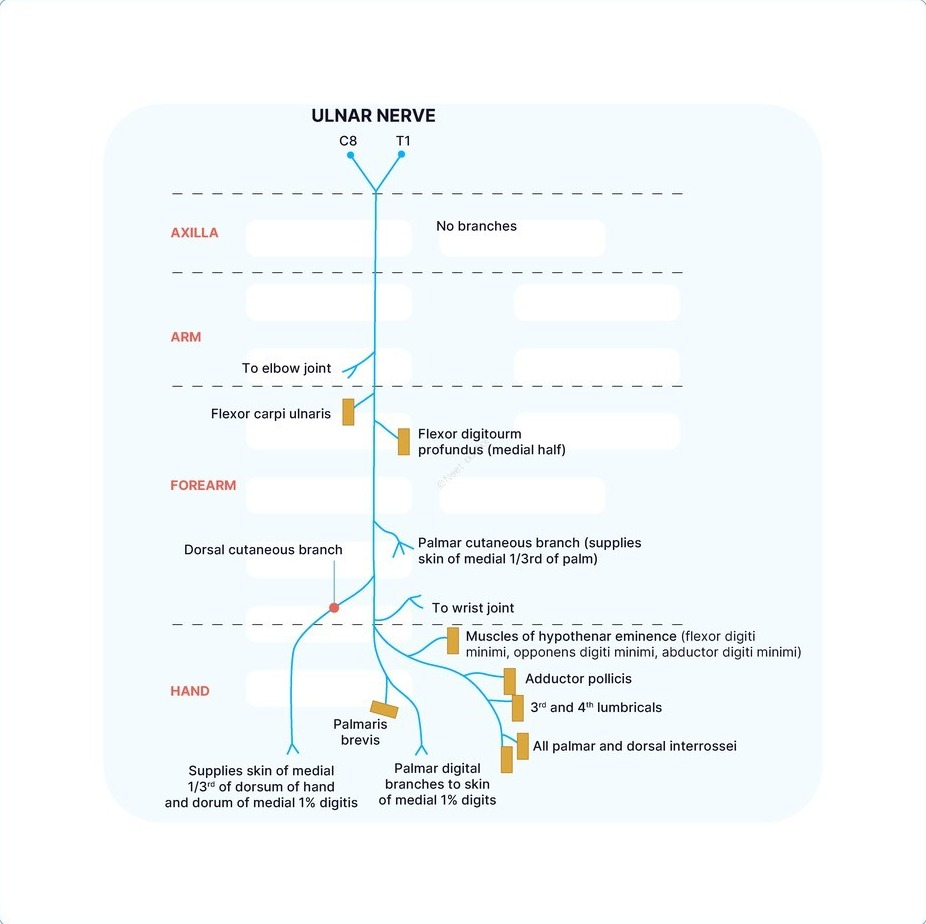
#> input picture app/src/main/assets/marrow_visuals/4db32c4ac90b9d939096e859ec9670d4c6a2506c5ba5608f2a5d249df7186c2a.jpg, 926 x 924 px
$ python -i improve_source_visual_assets_v1.py   (imports and definitions only)
#> lines starting #> are read from the running program, lines starting #| are printed output that depends on the picture
#> further down, picture is the input picture: PIL image 926x924 RGB; mean R, G, B 244.8, 248.9, 250.1
#!/usr/bin/env python3
"""Audit PrepLadder visuals and emit bounded source/production review sheets.

Despite the historical filename, this stage is intentionally non-destructive:
it never crops, sharpens, resizes, or rewrites production visuals. Generation
is owned solely by build_source_visual_metadata.py.
"""
from __future__ import annotations

from pathlib import Path
import hashlib
import json
import re
import shutil

import fitz
from PIL import Image, ImageChops, ImageDraw, ImageFilter, ImageOps


ROOT = Path(__file__).resolve().parents[1]
ASSETS = ROOT / "app/src/main/assets"
INVENTORY = ASSETS / "source_visual_inventory.json"
REVIEWS = ROOT / "data/prepladder_visual_reviews.json"
OUT = ROOT / "build/prepladder-visual-audit"
BATCH_SIZE = 8
ANSWER_REVEAL = re.compile(r"\b(correct\s+answer|answer\s+is|solution\s+for\s+question|explanation\s*:)", re.I)
QUESTION_START = re.compile(r"(?m)^\s*(\d{1,4})[.)]\s+")


def sha256(path: Path) -> str:
    return hashlib.sha256(path.read_bytes()).hexdigest()


def as_rect(value):
    return fitz.Rect(value["left"], value["top"], value["right"], value["bottom"])


# [10 lines left out: function dark_edge_fraction, not called in this run]


def content_risk_metrics(image: Image.Image):
    sample = ImageOps.contain(image.convert("RGB"), (512, 512))
    gray = sample.convert("L")
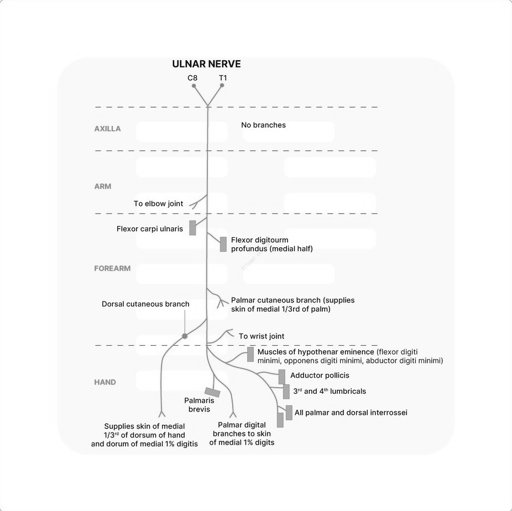
#> gray: PIL image 512x511 L; min 1, max 255, mean 247.8
    edge = gray.filter(ImageFilter.FIND_EDGES)
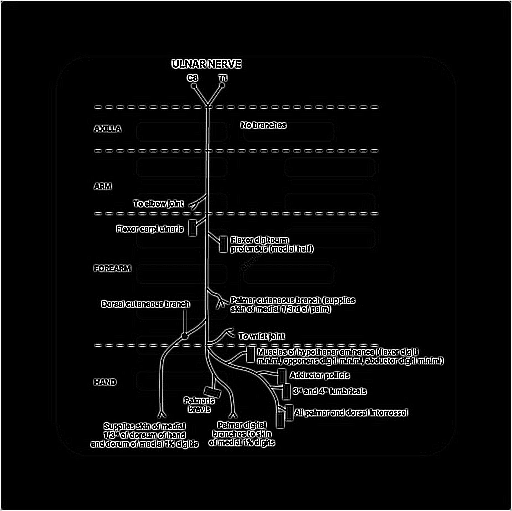
#> edge: PIL image 512x511 L; min 0, max 255, mean 11.4
    edge_fraction = sum(count for value, count in enumerate(edge.histogram()) if value > 48) / max(1, edge.width * edge.height)
#> edge_fraction = 0.057
    light_fraction = sum(count for value, count in enumerate(gray.histogram()) if value > 232) / max(1, gray.width * gray.height)
#> light_fraction = 0.953
    corners = [sample.getpixel(point) for point in ((0, 0), (sample.width - 1, 0), (0, sample.height - 1), (sample.width - 1, sample.height - 1))]
#> corners = [(229, 245, 246), (235, 246, 246), (200, 213, 217), (202, 213, 216)]
    background = tuple(round(sum(color[channel] for color in corners) / 4) for channel in range(3))
#> background = (216, 229, 231)
    difference = ImageChops.difference(sample, Image.new("RGB", sample.size, background)).convert("L")
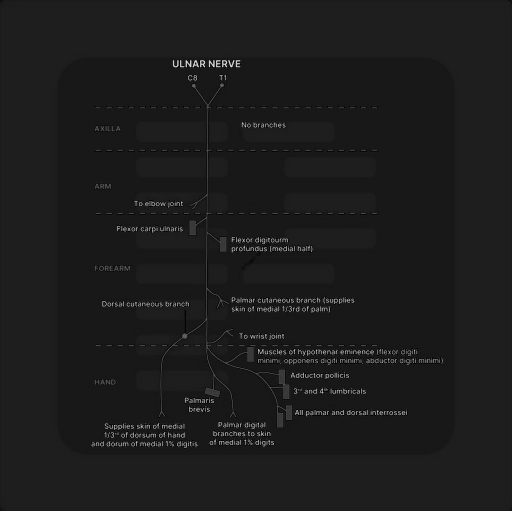
#> difference: PIL image 512x511 L; min 1, max 225, mean 28.4
    bbox = difference.point(lambda value: 255 if value > 18 else 0).getbbox()
#> bbox = (0, 0, 512, 511)
    reduction = 0.0 if not bbox else 1 - ((bbox[2] - bbox[0]) * (bbox[3] - bbox[1])) / (sample.width * sample.height)
#> reduction = 0
    return round(edge_fraction, 6), round(light_fraction, 6), round(reduction, 6)


# [182 lines left out: functions source_preview, technical_checks, fit_panel, comparison_sheet, main, not called in this run]


# [2 lines not run here, left out]

>>> from PIL import Image
>>> picture = Image.open('../app/src/main/assets/marrow_visuals/4db32c4ac90b9d939096e859ec9670d4c6a2506c5ba5608f2a5d249df7186c2a.jpg')
>>> result = content_risk_metrics(picture)
#> result = (0.057, 0.953, 0)

$ run again, on app/src/main/assets/source_pages/p169.png
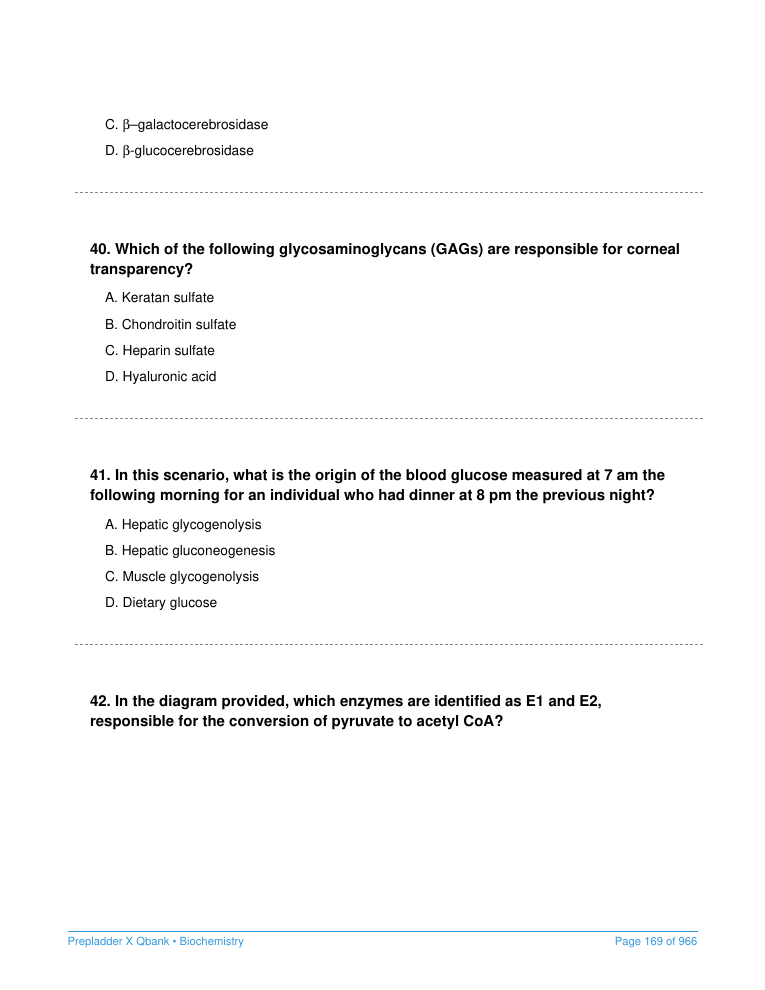
#> input picture app/src/main/assets/source_pages/p169.png, 765 x 990 px
#> picture is the input picture: PIL image 765x990 RGB; mean R, G, B 249.2, 249.4, 249.5
#> in content_risk_metrics, `edge = gray.filter(ImageFilter.FIND_EDGES)`:
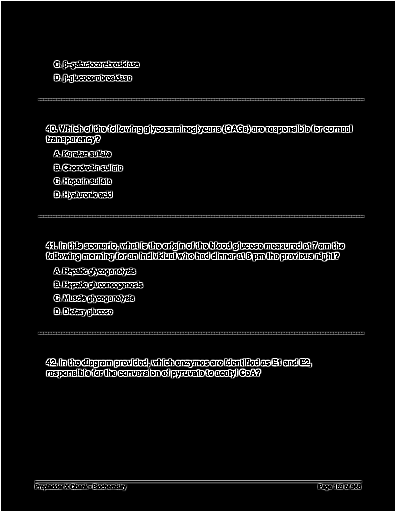
#> edge: PIL image 396x512 L; min 0, max 255, mean 13.7
#> edge_fraction = 0.0722
#> light_fraction = 0.948
#> corners = [(255, 255, 255), (255, 255, 255), (255, 255, 255), (255, 255, 255)]
#> background = (255, 255, 255)
#> in content_risk_metrics, `difference = ImageChops.difference(sample, Image.new("RGB", sample.siz..`:
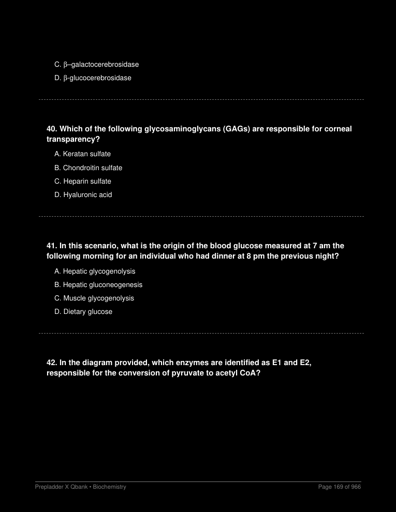
#> difference: PIL image 396x512 L; min 0, max 255, mean 5.8
#> bbox = (35, 61, 364, 490)
#> reduction = 0.304
#> result = (0.0722, 0.948, 0.304)

$ run again, on app/src/main/assets/source_pages/p279.png
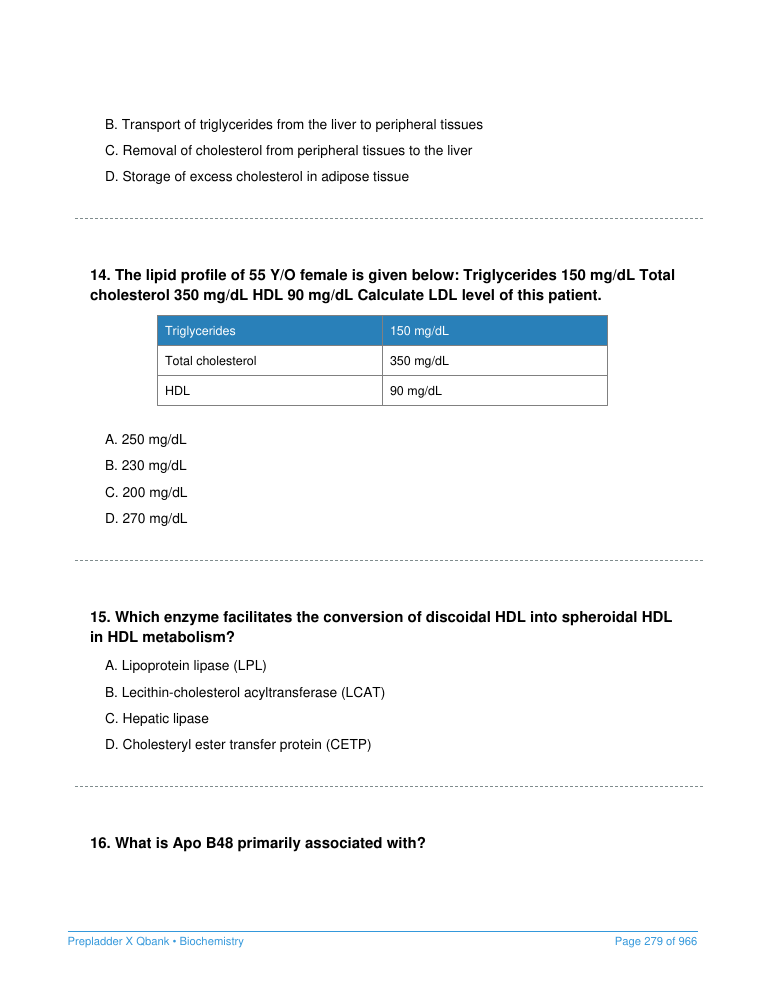
#> input picture app/src/main/assets/source_pages/p279.png, 765 x 990 px
#> picture is the input picture: PIL image 765x990 RGB; mean R, G, B 245.2, 246.8, 247.9
#> in content_risk_metrics, `edge = gray.filter(ImageFilter.FIND_EDGES)`:
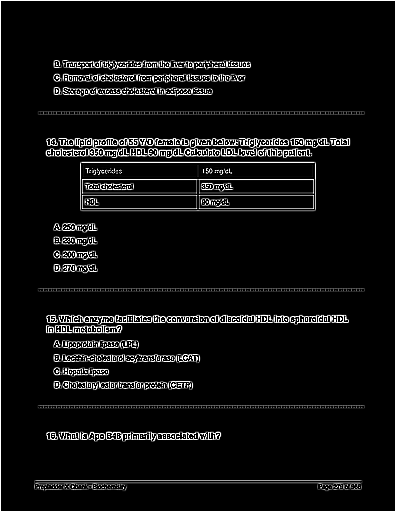
#> edge: PIL image 396x512 L; min 0, max 255, mean 15.9
#> edge_fraction = 0.0846
#> light_fraction = 0.922
#> corners = [(255, 255, 255), (255, 255, 255), (255, 255, 255), (255, 255, 255)]
#> background = (255, 255, 255)
#> in content_risk_metrics, `difference = ImageChops.difference(sample, Image.new("RGB", sample.siz..`:
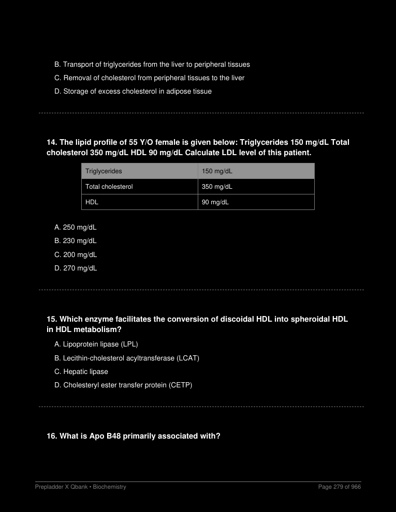
#> difference: PIL image 396x512 L; min 0, max 255, mean 8.8
#> bbox = (35, 61, 364, 490)
#> reduction = 0.304
#> result = (0.0846, 0.922, 0.304)
